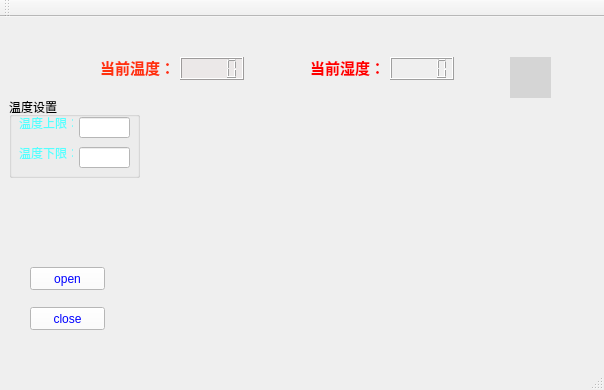
<?xml version="1.0" encoding="UTF-8"?>
<ui version="4.0">
 <class>MainWindow</class>
 <widget class="QMainWindow" name="MainWindow">
  <property name="geometry">
   <rect>
    <x>0</x>
    <y>0</y>
    <width>604</width>
    <height>390</height>
   </rect>
  </property>
  <property name="sizePolicy">
   <sizepolicy hsizetype="Preferred" vsizetype="Preferred">
    <horstretch>0</horstretch>
    <verstretch>0</verstretch>
   </sizepolicy>
  </property>
  <property name="minimumSize">
   <size>
    <width>604</width>
    <height>390</height>
   </size>
  </property>
  <property name="maximumSize">
   <size>
    <width>604</width>
    <height>390</height>
   </size>
  </property>
  <property name="windowTitle">
   <string>MainWindow</string>
  </property>
  <property name="styleSheet">
   <string notr="true"/>
  </property>
  <widget class="QWidget" name="centralWidget">
   <widget class="QPushButton" name="openMyComBtn">
    <property name="geometry">
     <rect>
      <x>30</x>
      <y>250</y>
      <width>75</width>
      <height>23</height>
     </rect>
    </property>
    <property name="styleSheet">
     <string notr="true">background-color: rgb(255, 255, 255);
color: rgb(0, 0, 255);</string>
    </property>
    <property name="text">
     <string>open</string>
    </property>
   </widget>
   <widget class="QPushButton" name="closeMyComBtn">
    <property name="geometry">
     <rect>
      <x>30</x>
      <y>290</y>
      <width>75</width>
      <height>23</height>
     </rect>
    </property>
    <property name="styleSheet">
     <string notr="true">background-color: rgb(255, 255, 255);
color: rgb(0, 0, 255);</string>
    </property>
    <property name="text">
     <string>close</string>
    </property>
   </widget>
   <widget class="QLabel" name="label">
    <property name="geometry">
     <rect>
      <x>100</x>
      <y>40</y>
      <width>81</width>
      <height>20</height>
     </rect>
    </property>
    <property name="font">
     <font>
      <family>黑体</family>
      <pointsize>11</pointsize>
      <weight>75</weight>
      <bold>true</bold>
     </font>
    </property>
    <property name="styleSheet">
     <string notr="true">color: rgb(255, 50, 14);</string>
    </property>
    <property name="text">
     <string>当前温度：</string>
    </property>
   </widget>
   <widget class="QLabel" name="label_2">
    <property name="geometry">
     <rect>
      <x>310</x>
      <y>40</y>
      <width>71</width>
      <height>20</height>
     </rect>
    </property>
    <property name="font">
     <font>
      <family>黑体</family>
      <pointsize>11</pointsize>
      <weight>75</weight>
      <bold>true</bold>
     </font>
    </property>
    <property name="styleSheet">
     <string notr="true">color: rgb(255, 0, 0);</string>
    </property>
    <property name="text">
     <string>当前湿度：</string>
    </property>
   </widget>
   <widget class="QLabel" name="label_liang">
    <property name="geometry">
     <rect>
      <x>520</x>
      <y>190</y>
      <width>41</width>
      <height>61</height>
     </rect>
    </property>
    <property name="styleSheet">
     <string notr="true">image: url(:/new/prefix1/1.png);</string>
    </property>
    <property name="text">
     <string/>
    </property>
   </widget>
   <widget class="QLabel" name="label_mie">
    <property name="geometry">
     <rect>
      <x>510</x>
      <y>180</y>
      <width>51</width>
      <height>71</height>
     </rect>
    </property>
    <property name="styleSheet">
     <string notr="true">image: url(:/new/prefix1/22.png);</string>
    </property>
    <property name="text">
     <string/>
    </property>
   </widget>
   <widget class="QLabel" name="label_3">
    <property name="geometry">
     <rect>
      <x>-20</x>
      <y>-10</y>
      <width>641</width>
      <height>361</height>
     </rect>
    </property>
    <property name="styleSheet">
     <string notr="true">image: url(:/new/prefix1/主界面.jpg);
</string>
    </property>
    <property name="text">
     <string/>
    </property>
   </widget>
   <widget class="QLabel" name="green">
    <property name="geometry">
     <rect>
      <x>510</x>
      <y>40</y>
      <width>41</width>
      <height>41</height>
     </rect>
    </property>
    <property name="styleSheet">
     <string notr="true">image: url(:/new/prefix1/绿灯.jpg);
background-color: rgb(255,255,255);</string>
    </property>
    <property name="text">
     <string/>
    </property>
   </widget>
   <widget class="QLabel" name="red">
    <property name="geometry">
     <rect>
      <x>510</x>
      <y>40</y>
      <width>41</width>
      <height>41</height>
     </rect>
    </property>
    <property name="styleSheet">
     <string notr="true">image: url(:/new/prefix1/红灯.jpg);
background-color: rgb(213, 213, 213);</string>
    </property>
    <property name="text">
     <string/>
    </property>
   </widget>
   <widget class="QGroupBox" name="groupBox">
    <property name="geometry">
     <rect>
      <x>9</x>
      <y>80</y>
      <width>131</width>
      <height>81</height>
     </rect>
    </property>
    <property name="title">
     <string>温度设置</string>
    </property>
    <widget class="QLabel" name="label_4">
     <property name="geometry">
      <rect>
       <x>10</x>
       <y>20</y>
       <width>54</width>
       <height>12</height>
      </rect>
     </property>
     <property name="styleSheet">
      <string notr="true">color: rgb(85, 255, 255);</string>
     </property>
     <property name="text">
      <string>温度上限：</string>
     </property>
    </widget>
    <widget class="QLabel" name="label_5">
     <property name="geometry">
      <rect>
       <x>10</x>
       <y>50</y>
       <width>54</width>
       <height>12</height>
      </rect>
     </property>
     <property name="styleSheet">
      <string notr="true">color: rgb(85, 255, 255);</string>
     </property>
     <property name="text">
      <string>温度下限：</string>
     </property>
    </widget>
    <widget class="QLineEdit" name="ceil">
     <property name="geometry">
      <rect>
       <x>70</x>
       <y>20</y>
       <width>51</width>
       <height>21</height>
      </rect>
     </property>
     <property name="styleSheet">
      <string notr="true">background-color: rgb(255, 255, 255);</string>
     </property>
    </widget>
    <widget class="QLineEdit" name="floor">
     <property name="geometry">
      <rect>
       <x>70</x>
       <y>50</y>
       <width>51</width>
       <height>21</height>
      </rect>
     </property>
     <property name="styleSheet">
      <string notr="true">background-color: rgb(255, 255, 255);</string>
     </property>
    </widget>
   </widget>
   <widget class="QLCDNumber" name="lcdNumber">
    <property name="geometry">
     <rect>
      <x>180</x>
      <y>40</y>
      <width>64</width>
      <height>23</height>
     </rect>
    </property>
    <property name="styleSheet">
     <string notr="true">color: rgb(255, 0, 255);
background-color: rgb(0, 0, 0);
background-color: rgb(235, 232, 232);</string>
    </property>
   </widget>
   <widget class="QLCDNumber" name="lcdNumber_2">
    <property name="geometry">
     <rect>
      <x>390</x>
      <y>40</y>
      <width>64</width>
      <height>23</height>
     </rect>
    </property>
    <property name="styleSheet">
     <string notr="true">color: rgb(0, 0, 0);</string>
    </property>
   </widget>
   <zorder>label_3</zorder>
   <zorder>openMyComBtn</zorder>
   <zorder>closeMyComBtn</zorder>
   <zorder>label</zorder>
   <zorder>label_2</zorder>
   <zorder>label_liang</zorder>
   <zorder>label_mie</zorder>
   <zorder>green</zorder>
   <zorder>red</zorder>
   <zorder>groupBox</zorder>
   <zorder>lcdNumber</zorder>
   <zorder>lcdNumber_2</zorder>
  </widget>
  <widget class="QMenuBar" name="menuBar">
   <property name="geometry">
    <rect>
     <x>0</x>
     <y>0</y>
     <width>604</width>
     <height>18</height>
    </rect>
   </property>
  </widget>
  <widget class="QToolBar" name="mainToolBar">
   <attribute name="toolBarArea">
    <enum>TopToolBarArea</enum>
   </attribute>
   <attribute name="toolBarBreak">
    <bool>false</bool>
   </attribute>
  </widget>
  <widget class="QStatusBar" name="statusBar"/>
 </widget>
 <layoutdefault spacing="6" margin="11"/>
 <resources/>
 <connections/>
</ui>
